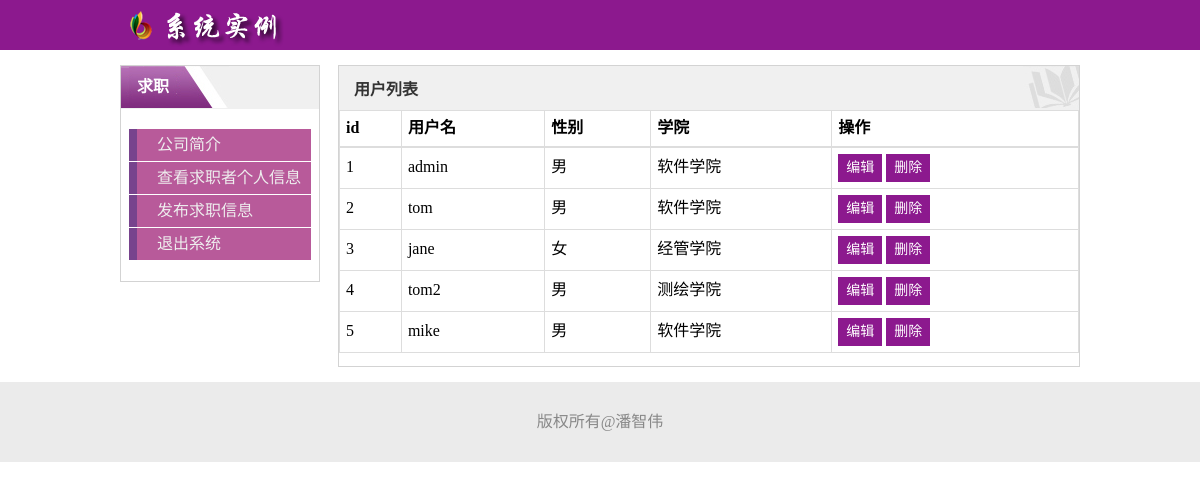
/system/system/user_list.php (signed in), run on the app's committed database.
### tables this page shows
CREATE TABLE IF NOT EXISTS `user_info` (
  `id` int(11) NOT NULL AUTO_INCREMENT,
  `username` varchar(20) NOT NULL COMMENT '用户名',
  `password` char(32) NOT NULL DEFAULT '' COMMENT '密码',
  `sex` tinyint(4) NOT NULL DEFAULT '1' COMMENT '性别 1男0女',
  `login_time` int(11) NOT NULL DEFAULT '0' COMMENT '登录时间',
  `login_ip` char(15) NOT NULL DEFAULT '0.0.0.0' COMMENT '登录ip',
  `dept_id` int(11) NOT NULL DEFAULT '0' COMMENT '所属学院',
  PRIMARY KEY (`id`),
  UNIQUE KEY `username` (`username`)
);

CREATE TABLE IF NOT EXISTS `dept_info` (
  `id` int(11) NOT NULL AUTO_INCREMENT,
  `dept_name` varchar(20) NOT NULL COMMENT '学院名称',
  `dept_tel` char(20) NOT NULL DEFAULT '' COMMENT '学院电话',
  PRIMARY KEY (`id`),
  UNIQUE KEY `dept_name` (`dept_name`)
);

### system/system/user_list.php (the view, shortened to what this page needs)
<?php
require('inc/pdo.php');
$sql="select user_info.*,dept_name from user_info,dept_info where user_info.dept_id=dept_info.id";
$rs=$pdo->query($sql);
$result=$rs->fetchAll(PDO::FETCH_ASSOC);
 ?>
<!DOCTYPE html>
<html lang="en">
<head>
    <link rel="stylesheet" href="css/site.css">
</head>
<body>
    <header>
        <div class="container">
        </div>
    </header>
    <div class="container">
        <aside>
        </aside>
        <div class="content">
            <h2>用户列表</h2>
            <table class="tab">
                <thead>
                    <tr>
                        <th>id</th>
                        <th>用户名</th>
                        <th>性别</th>
                        <th>学院</th>
                        <th>操作</th>
                    </tr>
                </thead>
                <tbody>
                    <?php
                    foreach ($result as $key => $value) {
                     ?>
                     <tr>
                         <td><?=$value['id']?></td>
                         <td><?=$value['username']?></td>
                         <td><?=$value['sex']==1?'男':'女'?></td>
                         <td><?=$value['dept_name']?></td>
                         <td>
                            <a href="edit.php?id=<?=$value['id']?>" class="btn">编辑</a>
                            <a href="del.php?id=<?=$value['id']?>" class="btn">删除</a>
                        </td>
                     </tr>
                    <?php
                    }
                    ?>
                </tbody>
            </table>
        </div>
    </div>
    <footer>
        <p>版权所有@潘智伟</p>
    </footer>
</body>
</html>

### system/system/css/site.css (style rules this page uses)
* { margin: 0;padding: 0; }
.container { width: 960px; margin: 0 auto; overflow: hidden; }
header { background-color: #8C198E; height: 50px; margin-bottom: 15px; }
aside { width: 200px; float: left; }
.content { width: 740px; float: right; min-height: 300px; border: 1px solid #d3d3d3; }
footer { clear: both; height: 80px; background-color: #EBEBEB; color: #555; margin-top: 15px; }
header h1 { padding-left: 20px; padding-top: 10px; color: #fff; text-indent: -999px; height: 50px; width: 170px; background:url('../images/logo.png'); }
.box { border: 1px solid #d3d3d3; background-color: #fff; }
.box h2 { color: #fff; font-size: 16px; background: #f0f0f0 url('../images/xn_title.png') no-repeat ; line-height: 42px; padding-left: 16px; border-bottom: 1px solid #f0f0f0; }
.nav ul { list-style: none; padding: 20px 8px; }
.nav li { border-bottom: 1px dotted #fff; }
.nav ul a { text-decoration: none; color: #eee; display: block; line-height: 32px; border-left: 8px solid #77438D; background-color: #B85A9A; padding-left: 20px; }
footer p { text-align: center; line-height: 80px; color: #888; }
.content h2 { padding: 10px 15px; color: #333; font-size: 16px; background: #f0f0f0 url('../images/title.png') no-repeat right top; }
.tab { width: 100%; border: 1px solid #ddd; border-collapse: collapse; }
.tab th,.tab td { padding: 6px; line-height: 1.42857143; border: 1px solid #ddd; }
.tab th { border-bottom-width: 2px; text-align: left; }
.btn { display: inline-block; padding: 4px 8px; font-size: 14px; text-align: center; cursor: pointer; color: #333; text-decoration: none; background-color: #8C198E; color: #fff; border: none; }
h1 { background-color: #8C198E; }

### data on the page
user_info: id "1", username "admin", sex "男", dept_info.dept_name "软件学院"
user_info: id "2", username "tom", sex "男", dept_info.dept_name "软件学院"
user_info: id "3", username "jane", sex "女", dept_info.dept_name "经管学院"
user_info: id "4", username "tom2", sex "男", dept_info.dept_name "测绘学院"
user_info: id "5", username "mike", sex "男", dept_info.dept_name "软件学院"
